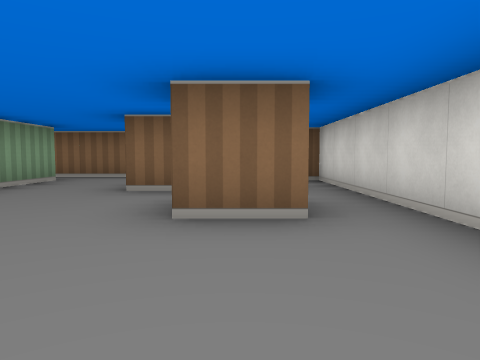
[1] (above)

15 first-person views from a walk through a cub3D ray-caster map. The camera is about half as high as the walls, tilts 4° down and sees 70° across. The floor is counted in squares. Each view is taken from the middle of a square. On the plan, view 1 faces up. The plan holds only what a view shows up to about 9 squares ahead; the rest is blank.

[2]
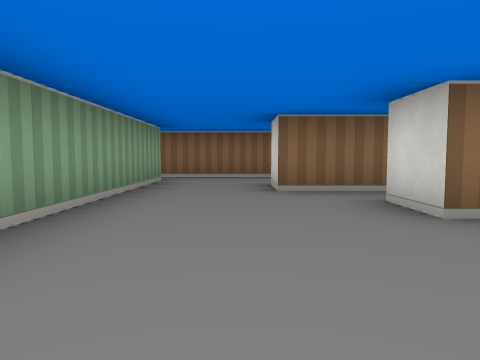

[3]
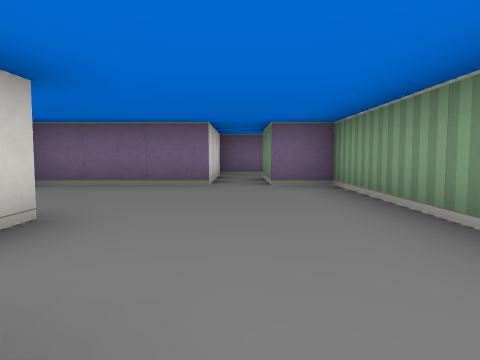

[4]
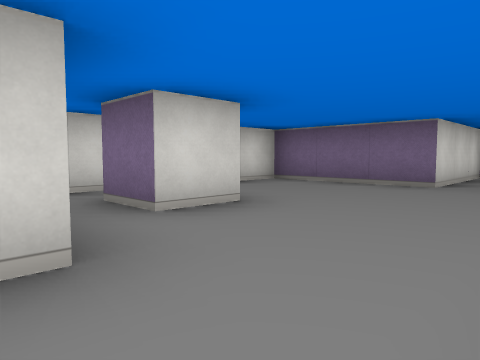

[5]
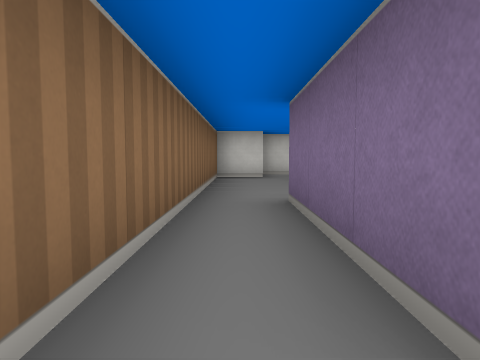

[6]
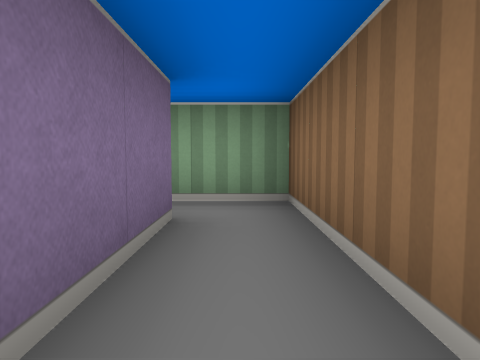

[7]
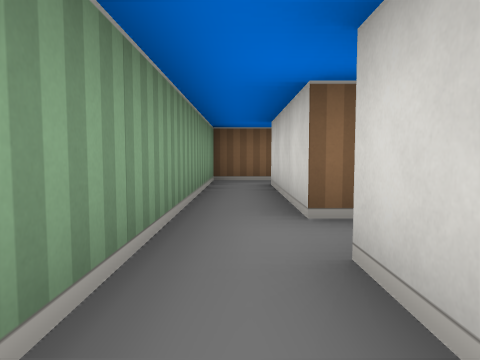

[8]
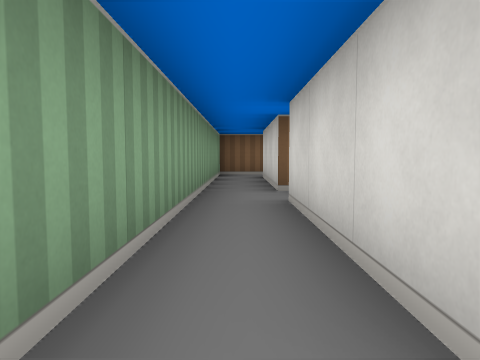

[9]
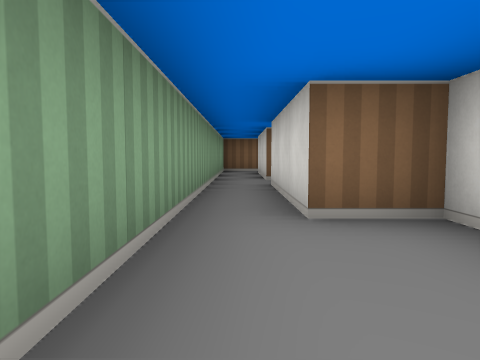

[10]
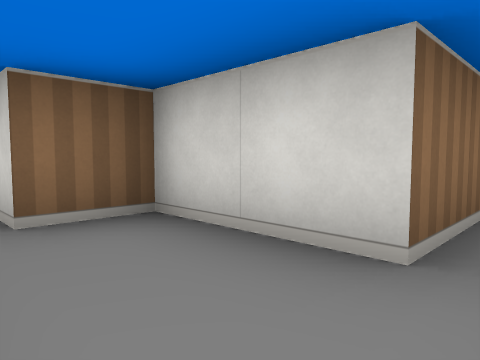

[11]
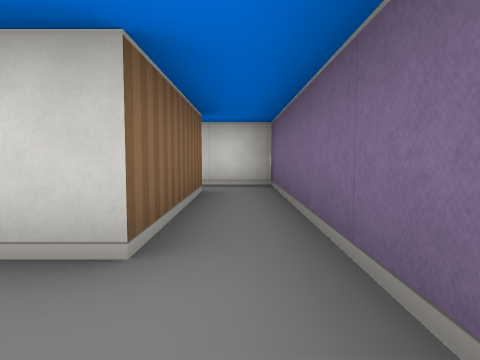

[12]
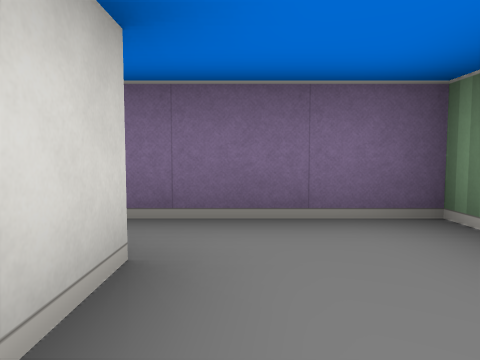

[13]
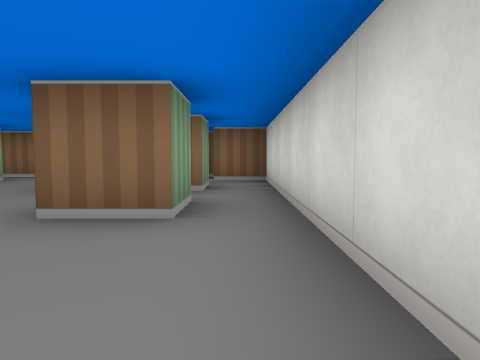

[14]
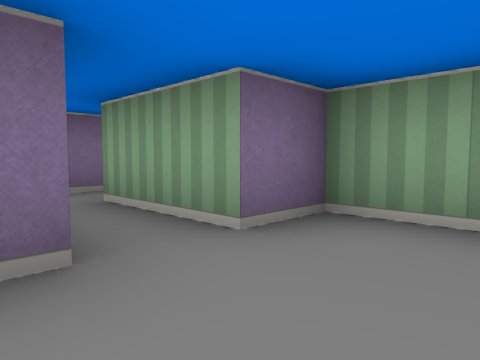

[15]
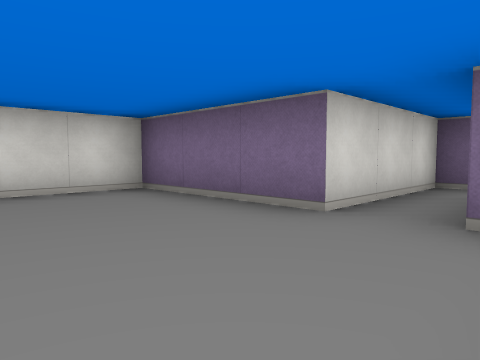

### Floor plan
Points are (right, up) in squares from view 1. A wall is a line through its corners. A room is listed if a view was taken in it or the views show most of it. See-through windows are left out.
Room 1 (views 1, 2, 3, 4, 13, 14, 15)
walls: (-0.5, 2.5) (-0.5, 3.5) (0.5, 3.5) (0.5, 2.5) (-0.5, 2.5); (0.5, 4.5) (-1.5, 4.5) (-1.5, 5.5); (-3.5, 5.5) (-3.5, -0.5) (-2.5, -0.5) (-2.5, -2.5); (-1.5, -2.5) (-1.5, -0.5) (1.5, -0.5) (1.5, 4.5)
ways out: opening at (-2.5, 5) to room 3; opening at (-2, -1.5) to room 5; opening at (1, 5) to room 6
Room 2 (view 5)
walls: (-6.5, 7.5) (-7.5, 7.5) (-7.5, 3.5); (-6.5, 3.5) (-6.5, 6.5)
ways out: opening at (-6, 7) to room 3; opening at (-7, 4) to room 4
Room 3 (view 6)
walls: (-6.5, 6.5) (-3.5, 6.5) (-3.5, 5.5); (0.5, 6.5) (0.5, 7.5) (-6.5, 7.5)
ways out: opening at (-2.5, 5) to room 1; opening at (-6, 7) to room 2; opening at (-0.5, 6) to room 6
Room 4 (view 7)
walls: (-7.5, 3.5) (-7.5, -0.5); (-6.5, -0.5) (-6.5, 2.5)
ways out: opening at (-7, 4) to room 2; opening at (-7, -1) to room 5
Room 5 (views 8, 9, 10, 11, 12)
walls: (-2.5, -2.5) (-5.5, -2.5) (-5.5, -0.5) (-6.5, -0.5); (-7.5, -0.5) (-7.5, -3.5) (-1.5, -3.5) (-1.5, -2.5)
ways out: opening at (-2, -1.5) to room 1; opening at (-7, -1) to room 4
Room 6 (no view inside)
walls: (0.5, 5.5) (0.5, 4.5); (1.5, 4.5) (1.5, 6.5) (0.5, 6.5)
ways out: opening at (1, 5) to room 1; opening at (-0.5, 6) to room 3

Where each view was taken, in squares from view 1:
view 1: 0 up, 0 right, facing up
view 2: 0 up, 2 left, facing up
view 3: 5 up, 2 left, facing down
view 4: 5 up, 3 left, facing down-right
view 5: 7 up, 7 left, facing right
view 6: 7 up, 4 left, facing left
view 7: 1 up, 7 left, facing up
view 8: 1 down, 7 left, facing up
view 9: 3 down, 7 left, facing up
view 10: 3 down, 7 left, facing up-right
view 11: 3 down, 7 left, facing right
view 12: 1 down, 6 left, facing down
view 13: 0 up, 1 right, facing up
view 14: 1 up, 1 left, facing down-left
view 15: 2 up, 3 left, facing down-right
